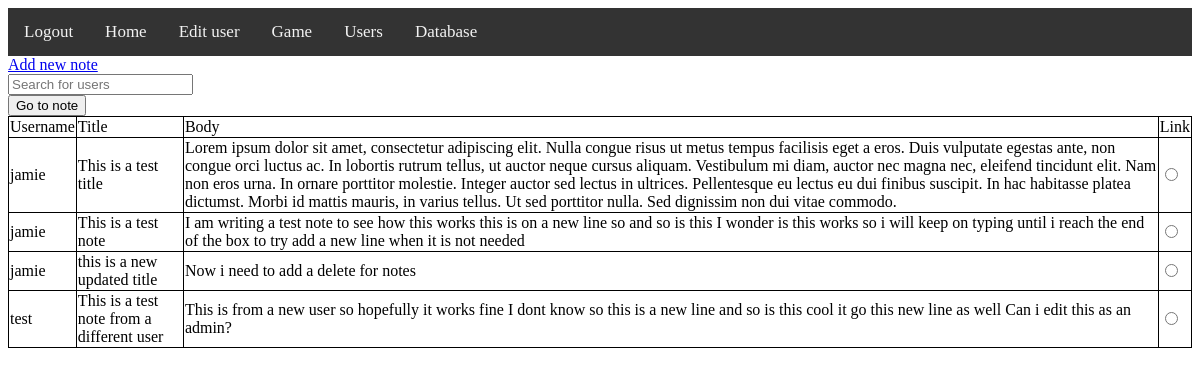
/game/notes/ (signed in), run on an earlier commit of the app's database.
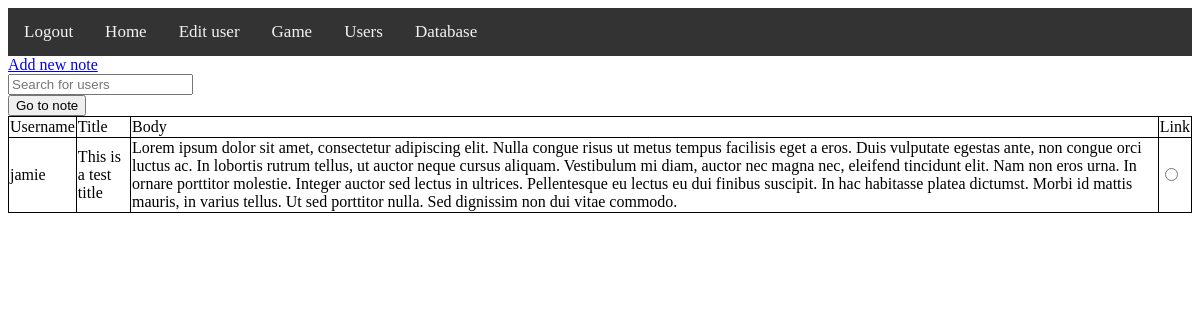
And on a later commit of the database.
### tables this page shows
CREATE TABLE notes (username characters(100),title characters(100),note characters(100),password characters(100));

### challenges/notes.py (the view, shortened to what this page needs)
@notes_bp.route("/view/", methods=["POST","GET"])
@notes_bp.route("/", methods=["POST","GET"])
def home():
    if "username" not in session: #if the user is not logged in
        session["redirect"] = "challenges.notes.home" #set a return adress
        return redirect(url_for("functions.login")) #log them in
    if session["role"] in admin_roles: # if the user is an admin
        return render_template("challenges/notes/home.html", notes=notes_db.read()) # get notes from all users
    return render_template("challenges/notes/home.html", notes=notes_db.select(session["username"],1)) #load the home page

### database_mod.py (called while the page is built)
    def read(self):
        self.c.execute(f"SELECT * FROM {self.table}")
        self.conn.commit()
        self.lines = self.c.fetchall()
        return self.lines

### challenges/templates/challenges/notes/home.html (shortened to what this page needs)
{% extends "base.html" %}
{% block content %}
<a href={{ url_for('challenges.notes.new_note') }}>Add new note</a>
<br>
<input type="text" onkeyup="table_search()" id="search_box" placeholder="Search for users">
<form method="POST" action="#">
<table id="sort_table_id">
<input type="submit" value="Go to note">
<tr>
    <td onclick="sort_alph(0)">Username</td>
    <td onclick="sort_alph(1)">Title</td>
    <td onclick="sort_alph(2)">Body</td>
    <td>Link</td>
</tr>
{% for note in notes %}
<tr>
    <td>{{note[0]}}</td>
    <td>{{note[1]}}</td>
    <td>{{note[2]}}</td>
    <td><input type="radio" value="{{note[0]}}¦|{{note[1]}}" name="picked_note"> </td>
</tr>
{% endfor %}
</table>
{% endblock %}

### templates/base.html (shortened to what this page needs)
<!doctype html>
<html>
<head>
<link rel="stylesheet" href="{{ url_for('static',filename='styles/base.css') }}">
</head>
<body>
    <div class="topnav">
        <a href="/logout">Logout</a>
        <a href="/">Home</a>
        <a href="/user/">Edit user</a>
        <a href="/game/">Game</a>
        <a href="/users/">Users</a>
        <a href="/database/">Database</a>
    </div>
    {% block content %}{% endblock %}
</body>
</html>

### static/styles/base.css (style rules this page uses)
.topnav { background-color: #333; overflow: hidden; }
.topnav { overflow: hidden; background-color: #333; }
.topnav a { float: left; color: #f2f2f2; text-align: center; padding: 14px 16px; text-decoration: none; font-size: 17px; }
table, td, th { border: 1px solid black; }
table { width: 100%; border-collapse: collapse; }

What changed in the data, as far as the page shows it:
removed notes: username "jamie", title "This is a test note", note "I am writing a test note to see how this works this is on a new line so and so is this I wonder is this works so i will keep on typing until i reach the end of the box to try add a new line when it is not needed"
removed notes: username "jamie", title "this is a new updated title", note "Now i need to add a delete for notes"
removed notes: username "test", title "This is a test note from a different user", note "This is from a new user so hopefully it works fine I dont know so this is a new line and so is this cool it go this new line as well Can i edit this as an admin?"
